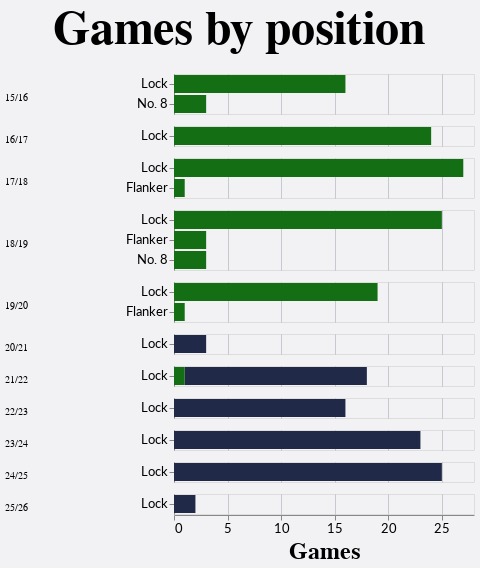

Source (notebook cell):
### Code cell
# Split position column into two columns (pos1 and pos2) by splitting on "/"
df[['pos1', 'pos2']] = df['Position'].str.split("/", expand=True)

# melt the dataframe to have a single column for position
df_melt = pd.melt(df, id_vars=['Season', 'Club'], value_vars=['pos1', 'pos2'], value_name='pos').dropna()

alt.Chart(df_melt).mark_bar().encode(
    y=alt.Y('pos:N', title=None, sort=["Lock", "Flanker", "No. 8"]),
    x=alt.X('count()', title="Games"),
    row=alt.Row('Season', title=None, header=alt.Header(labelAngle=0, labelAlign='left', labelFontStyle="bold"), spacing=10),
    color=alt.Color('Club:N', scale=team_scale, legend=None),
).resolve_scale(y='independent').properties(
    title=alt.Title(
        text='Games by position',
        offset=20,
        anchor='middle',
    ),
    width=300,
)

### Figure 1 — Vega-Lite specification as saved in the notebook (floating-point values rounded to 4 significant figures; data arrays with more than 128 entries replaced by an {"elided": "..."} marker saying what was removed)
{"config": {"axis": {"labelFont": "Lato, sans-serif", "titleFont": "PT Sans Narrow, Helvetica Neue, Helvetica, Arial, sans-serif", "labelFontSize": 13, "titleFontSize": 24, "gridColor": "#202947", "gridOpacity": 0.2}, "header": {"labelFont": "PT Sans Narrow, Helvetica Neue, Helvetica, Arial, sans-serif", "titleFont": "PT Sans Narrow, Helvetica Neue, Helvetica, Arial, sans-serif", "labelFontSize": 24, "titleFontSize": 28, "labelFontWeight": "bold", "orient": "left"}, "legend": {"labelFont": "Lato, sans-serif", "titleFont": "PT Sans Narrow, Helvetica Neue, Helvetica, Arial, sans-serif", "labelFontSize": 14, "titleFontSize": 16, "titlePadding": 5, "fillColor": "white", "strokeColor": "black", "padding": 10, "titleFontWeight": "lighter", "titleFontStyle": "italic", "titleColor": "gray", "offset": 10}, "title": {"font": "PT Sans Narrow, Helvetica Neue, Helvetica, Arial, sans-serif", "fontSize": 48, "fontWeight": "bold", "anchor": "start", "align": "center", "titlePadding": 20, "subtitlePadding": 10, "subtitleFontSize": 13, "subtitleColor": "", "subtitleFontStyle": "italic", "offset": 15, "color": "black"}, "axisX": {"labelAngle": 0}, "facet": {"title": null, "header": null, "align": {"row": "each", "column": "each"}}, "resolve": {"scale": {"y": "independent", "facet": "independent"}}, "background": "#f2f1f4"}, "data": {"name": "data-787c9e619966c0107a6c53d541d5ed05"}, "mark": {"type": "bar"}, "encoding": {"color": {"field": "Club", "legend": null, "scale": {"domain": ["Ealing", "East Grinstead"], "range": ["#146f14", "#202947"]}, "type": "nominal"}, "row": {"field": "Season", "header": {"labelAlign": "left", "labelAngle": 0, "labelFontStyle": "bold"}, "spacing": 10, "title": null, "type": "nominal"}, "x": {"aggregate": "count", "title": "Games", "type": "quantitative"}, "y": {"field": "pos", "sort": ["Lock", "Flanker", "No. 8"], "title": null, "type": "nominal"}}, "resolve": {"scale": {"y": "independent"}}, "title": {"text": "Games by position", "anchor": "middle", "offset": 20}, "width": 300, "$schema": "https://vega.github.io/schema/vega-lite/v5.20.1.json", "datasets": {"data-787c9e619966c0107a6c53d541d5ed05": {"elided": "209 records"}}}
